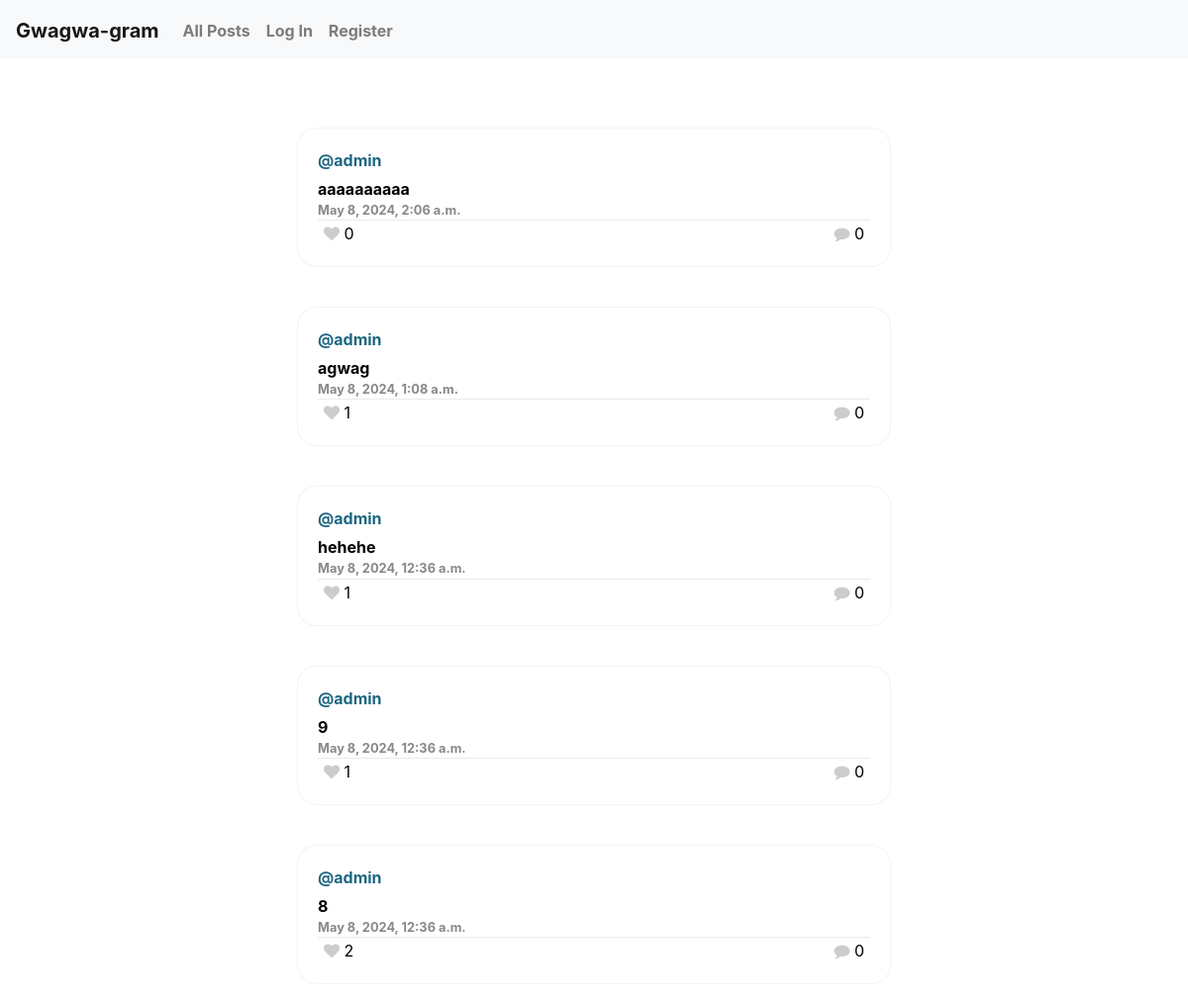
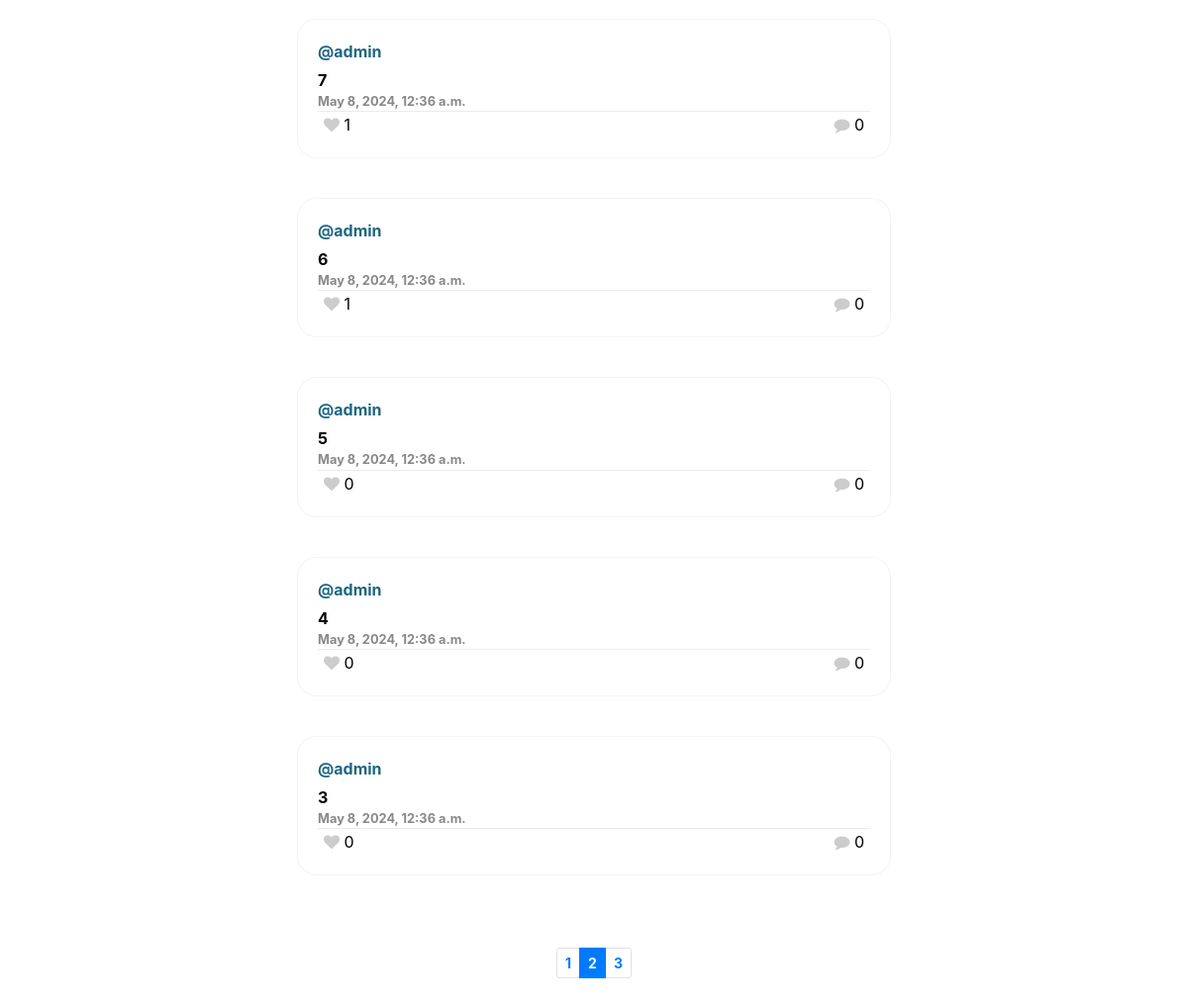
Screenshot of /?page=2 with the database file from the repository (2 pictures, top to bottom).
### network/models.py (models this page shows, shortened)
class Post(models.Model):
    user = models.ForeignKey(User, on_delete=models.CASCADE, null=True, blank=True, related_name="author_post")
    content = models.CharField(max_length=280)
    date = models.DateTimeField(auto_now_add=True)

class User(AbstractUser):
    pass

### network/views.py (the view, shortened to what this page needs)
# urls.py: path("", views.index, name="index"),
def index(request):
    posts = Post.objects.order_by('-date')
    page_obj = paginator(request, posts, 10)
    if request.user.is_authenticated:
        liked = set(Like.objects.filter(user=request.user).values_list('post_id', flat=True))
    else:
        liked = []
    return render(request, "network/index.html", {
        "posts": page_obj,
        "page_obj": page_obj,
        "liked": liked
    })

### network/views.py (called while the page is built)
def paginator(request, posts, number):
    p = Paginator(posts, number)
    page_num = request.GET.get('page')
    page_obj = p.get_page(page_num)
    return page_obj

### network/templates/network/index.html (shortened to what this page needs)
{% extends "network/layout.html" %}
{% load static %}
{% block body %}
    {% include 'network/all-posts.html' %}
    {% include 'network/paginator.html' %}
{% endblock %}

### network/templates/network/all-posts.html
<div id="all-posts" class="contenedor">
    {% for post in posts %}
        <div class="comment post display">
            <div class="author"><a href="{% url 'profile' post.user %}">@{{ post.user }}</a></div>
            <a href="{% url 'post' post.id %}" class="no-link">
            <div class="message">{{ post.content }}</div>
            <div class="timestamp">{{ post.date }}</div>
        </a>
            <div class="actions">
                <button class="like-button" id="boton-{{post.id}}" data-post="{{post.id}}" data-liked="{% if post.id in liked %}true{% else %}false{% endif %}">
                    {% if post.id in liked %}
                    {% if user.is_authenticated %}
                    <i class="fa fa-heart liked" id="icon-{{post.id}}"></i>
                    {% endif %}
                    {% else %}
                    <i class="fa fa-heart" id="icon-{{post.id}}"></i>
                    {% endif %}
                    <p id="contador-{{post.id}}">{{post.like_set.count}}</p>
                </button>
                <button class="comment-button" id="open-comment" onclick="window.location.href = '{% url 'post' post.id %}'">
                    <i class="fa fa-comment"></i> {{post.post_comment.count}}</button>
            </div>
        </div>
    {% endfor %}
</div>

### network/static/network/styles.css (style rules this page uses)
.contenedor { display: flex; flex-direction: column; align-items: center; margin: 20px; }
.author { font-weight: bold; color: #1e6782; }
.timestamp { font-size: 0.8em; color: #888; }
.comment .message { margin-top: 5px; color: black; font-weight: bold; }
#all-posts { padding: 30px; }
.post { max-width: 1000px; min-width: 600px; background-color: #fff; border-radius: 20px; border: solid 1px #dddddd56; padding: 20px; margin: 20px auto; }
.post .actions { display: flex; justify-content: space-between; border-top: solid #dddddd98 1px; }
a { font-weight: bold; color: #1e6782; margin-top: 3px; }
.like-button { border: none; background-color: transparent; cursor: pointer; outline: none; display: inline-block; }
.like-button .fa-heart { color: #ccc; }
.comment-button { border: none; background-color: transparent; cursor: pointer; outline: none; display: inline-block; }
.comment-button .fa-comment { color: #ccc; }
.like-button p { all: unset; }

### rows the page displays
Post: user "admin", content "aaaaaaaaaa", date "May 8, 2024, 2:06 a.m.", like_set.count "0", post_comment.count "0"
Post: user "admin", content "agwag", date "May 8, 2024, 1:08 a.m.", like_set.count "1", post_comment.count "0"
Post: user "admin", content "hehehe", date "May 8, 2024, 12:36 a.m.", like_set.count "1", post_comment.count "0"
Post: user "admin", content "9", date "May 8, 2024, 12:36 a.m.", like_set.count "1", post_comment.count "0"
Post: user "admin", content "8", date "May 8, 2024, 12:36 a.m.", like_set.count "2", post_comment.count "0"
Post: user "admin", content "7", date "May 8, 2024, 12:36 a.m.", like_set.count "1", post_comment.count "0"
Post: user "admin", content "6", date "May 8, 2024, 12:36 a.m.", like_set.count "1", post_comment.count "0"
Post: user "admin", content "5", date "May 8, 2024, 12:36 a.m.", like_set.count "0", post_comment.count "0"
Post: user "admin", content "4", date "May 8, 2024, 12:36 a.m.", like_set.count "0", post_comment.count "0"
Post: user "admin", content "3", date "May 8, 2024, 12:36 a.m.", like_set.count "0", post_comment.count "0"

### other values shown
{{ num }} "1" "3"
{{ num }} "2"
